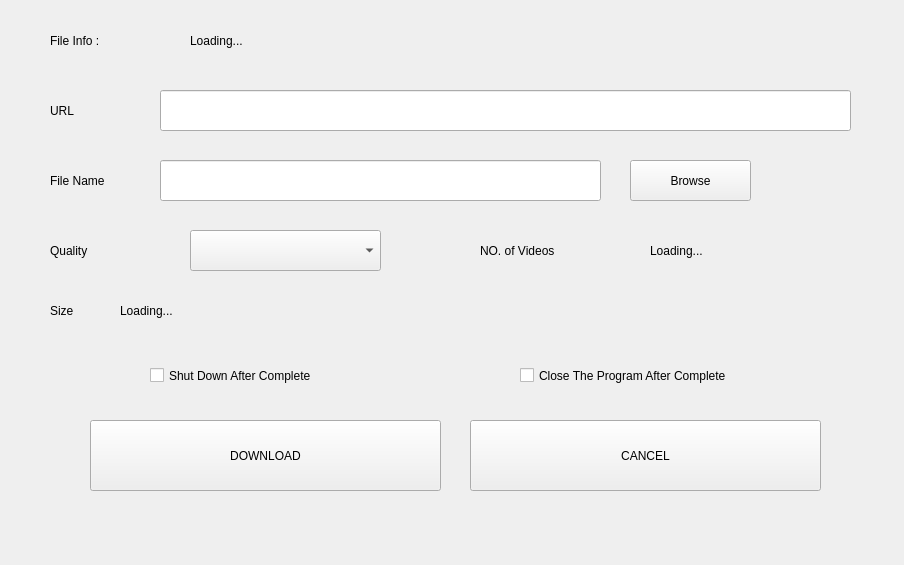
<?xml version="1.0" encoding="UTF-8"?>
<ui version="4.0">
 <class>Form</class>
 <widget class="QWidget" name="Form">
  <property name="geometry">
   <rect>
    <x>0</x>
    <y>0</y>
    <width>904</width>
    <height>565</height>
   </rect>
  </property>
  <property name="windowTitle">
   <string>Form</string>
  </property>
  <property name="styleSheet">
   <string notr="true">/*
 * The MIT License (MIT)
 *
 * Copyright (c) &lt;2013-2014&gt; &lt;Colin Duquesnoy&gt;
 *
 * Permission is hereby granted, free of charge, to any person obtaining a copy
 * of this software and associated documentation files (the &quot;Software&quot;), to deal
 * in the Software without restriction, including without limitation the rights
 * to use, copy, modify, merge, publish, distribute, sublicense, and/or sell
 * copies of the Software, and to permit persons to whom the Software is
 * furnished to do so, subject to the following conditions:

 * The above copyright notice and this permission notice shall be included in
 * all copies or substantial portions of the Software.

 * THE SOFTWARE IS PROVIDED &quot;AS IS&quot;, WITHOUT WARRANTY OF ANY KIND, EXPRESS OR
 * IMPLIED, INCLUDING BUT NOT LIMITED TO THE WARRANTIES OF MERCHANTABILITY,
 * FITNESS FOR A PARTICULAR PURPOSE AND NONINFRINGEMENT. IN NO EVENT SHALL THE
 * AUTHORS OR COPYRIGHT HOLDERS BE LIABLE FOR ANY CLAIM, DAMAGES OR OTHER
 * LIABILITY, WHETHER IN AN ACTION OF CONTRACT, TORT OR OTHERWISE, ARISING FROM,
 * OUT OF OR IN CONNECTION WITH THE SOFTWARE OR THE USE OR OTHER DEALINGS IN
 * THE SOFTWARE.
 */
QToolTip
{
    border: 1px solid #76797C;
    background-color: rgb(90, 102, 117);;
    color: white;
    padding: 5px;
    opacity: 200;
}

QWidget
{
    color: #eff0f1;
    background-color: #31363b;
    selection-background-color:#3daee9;
    selection-color: #eff0f1;
    background-clip: border;
    border-image: none;
    border: 0px transparent black;
    outline: 0;
}

QWidget:item:hover
{
    background-color: #3daee9;
    color: #eff0f1;
}

QWidget:item:selected
{
    background-color: #3daee9;
}

QRadioButton
{
    spacing: 5px;
    outline: none;
    color: #eff0f1;
    margin-bottom: 2px;
}

QRadioButton:disabled
{
    color: #76797C;
}
QRadioButton::indicator
{
    width: 21px;
    height: 21px;
}

QRadioButton::indicator:unchecked
{
    image: url(:/qss_icons/Dark_rc/radio_unchecked.png);
}


QRadioButton::indicator:unchecked:hover,
QRadioButton::indicator:unchecked:focus,
QRadioButton::indicator:unchecked:pressed
{
    border: none;
    outline: none;
    image: url(:/qss_icons/Dark_rc/radio_unchecked_focus.png);
}

QRadioButton::indicator:checked
{
    border: none;
    outline: none;
    image: url(:/qss_icons/Dark_rc/radio_checked.png);
}

QRadioButton::indicator:checked:hover,
QRadioButton::indicator:checked:focus,
QRadioButton::indicator:checked:pressed
{
    border: none;
    outline: none;
    image: url(:/qss_icons/Dark_rc/radio_checked_focus.png);
}

QRadioButton::indicator:checked:disabled
{
    outline: none;
    image: url(:/qss_icons/Dark_rc/radio_checked_disabled.png);
}

QRadioButton::indicator:unchecked:disabled
{
    image: url(:/qss_icons/Dark_rc/radio_unchecked_disabled.png);
}


QMenuBar
{
    background-color: #31363b;
    color: #eff0f1;
}

QMenuBar::item
{
    background: transparent;
}

QMenuBar::item:selected
{
    background: transparent;
    border: 1px solid #76797C;
}

QMenuBar::item:pressed
{
    border: 1px solid #76797C;
    background-color: #3daee9;
    color: #eff0f1;
    margin-bottom:-1px;
    padding-bottom:1px;
}

QMenu
{
    border: 1px solid #76797C;
    color: #eff0f1;
    margin: 2px;
}

QMenu::icon
{
    margin: 5px;
}

QMenu::item
{
    padding: 5px 30px 5px 30px;
    margin-left: 5px;
    border: 1px solid transparent; /* reserve space for selection border */
}

QMenu::item:selected
{
    color: #eff0f1;
}

QMenu::separator {
    height: 2px;
    background: lightblue;
    margin-left: 10px;
    margin-right: 5px;
}

QMenu::indicator {
    width: 18px;
    height: 18px;
}

/* non-exclusive indicator = check box style indicator
   (see QActionGroup::setExclusive) */
QMenu::indicator:non-exclusive:unchecked {
    image: url(:/qss_icons/Dark_rc/checkbox_unchecked.png);
}

QMenu::indicator:non-exclusive:unchecked:selected {
    image: url(:/qss_icons/Dark_rc/checkbox_unchecked_disabled.png);
}

QMenu::indicator:non-exclusive:checked {
    image: url(:/qss_icons/Dark_rc/checkbox_checked.png);
}

QMenu::indicator:non-exclusive:checked:selected {
    image: url(:/qss_icons/Dark_rc/checkbox_checked_disabled.png);
}

/* exclusive indicator = radio button style indicator (see QActionGroup::setExclusive) */
QMenu::indicator:exclusive:unchecked {
    image: url(:/qss_icons/Dark_rc/radio_unchecked.png);
}

QMenu::indicator:exclusive:unchecked:selected {
    image: url(:/qss_icons/Dark_rc/radio_unchecked_disabled.png);
}

QMenu::indicator:exclusive:checked {
    image: url(:/qss_icons/Dark_rc/radio_checked.png);
}

QMenu::indicator:exclusive:checked:selected {
    image: url(:/qss_icons/Dark_rc/radio_checked_disabled.png);
}

QMenu::right-arrow {
    margin: 5px;
    image: url(:/qss_icons/Dark_rc/right_arrow.png)
}


QWidget:disabled
{
    color: #454545;
    background-color: #31363b;
}

QAbstractItemView
{
    alternate-background-color: #31363b;
    color: #eff0f1;
    border: 1px solid 3A3939;
    border-radius: 2px;
}

QWidget:focus, QMenuBar:focus
{
    border: 1px solid #3daee9;
}

QTabWidget:focus, QCheckBox:focus, QRadioButton:focus, QSlider:focus
{
    border: none;
}

QLineEdit
{
    background-color: #232629;
    padding: 5px;
    border-style: solid;
    border: 1px solid #76797C;
    border-radius: 2px;
    color: #eff0f1;
}

QGroupBox {
    border:1px solid #76797C;
    border-radius: 2px;
    margin-top: 20px;
}

QGroupBox::title {
    subcontrol-origin: margin;
    subcontrol-position: top center;
    padding-left: 10px;
    padding-right: 10px;
    padding-top: 10px;
}

QAbstractScrollArea
{
    border-radius: 2px;
    border: 1px solid #76797C;
    background-color: transparent;
}

QScrollBar:horizontal
{
    height: 15px;
    margin: 3px 15px 3px 15px;
    border: 1px transparent #2A2929;
    border-radius: 4px;
    background-color: #2A2929;
}

QScrollBar::handle:horizontal
{
    background-color: #605F5F;
    min-width: 5px;
    border-radius: 4px;
}

QScrollBar::add-line:horizontal
{
    margin: 0px 3px 0px 3px;
    border-image: url(:/qss_icons/Dark_rc/right_arrow_disabled.png);
    width: 10px;
    height: 10px;
    subcontrol-position: right;
    subcontrol-origin: margin;
}

QScrollBar::sub-line:horizontal
{
    margin: 0px 3px 0px 3px;
    border-image: url(:/qss_icons/Dark_rc/left_arrow_disabled.png);
    height: 10px;
    width: 10px;
    subcontrol-position: left;
    subcontrol-origin: margin;
}

QScrollBar::add-line:horizontal:hover,QScrollBar::add-line:horizontal:on
{
    border-image: url(:/qss_icons/Dark_rc/right_arrow.png);
    height: 10px;
    width: 10px;
    subcontrol-position: right;
    subcontrol-origin: margin;
}


QScrollBar::sub-line:horizontal:hover, QScrollBar::sub-line:horizontal:on
{
    border-image: url(:/qss_icons/Dark_rc/left_arrow.png);
    height: 10px;
    width: 10px;
    subcontrol-position: left;
    subcontrol-origin: margin;
}

QScrollBar::up-arrow:horizontal, QScrollBar::down-arrow:horizontal
{
    background: none;
}


QScrollBar::add-page:horizontal, QScrollBar::sub-page:horizontal
{
    background: none;
}

QScrollBar:vertical
{
    background-color: #2A2929;
    width: 15px;
    margin: 15px 3px 15px 3px;
    border: 1px transparent #2A2929;
    border-radius: 4px;
}

QScrollBar::handle:vertical
{
    background-color: #605F5F;
    min-height: 5px;
    border-radius: 4px;
}

QScrollBar::sub-line:vertical
{
    margin: 3px 0px 3px 0px;
    border-image: url(:/qss_icons/Dark_rc/up_arrow_disabled.png);
    height: 10px;
    width: 10px;
    subcontrol-position: top;
    subcontrol-origin: margin;
}

QScrollBar::add-line:vertical
{
    margin: 3px 0px 3px 0px;
    border-image: url(:/qss_icons/Dark_rc/down_arrow_disabled.png);
    height: 10px;
    width: 10px;
    subcontrol-position: bottom;
    subcontrol-origin: margin;
}

QScrollBar::sub-line:vertical:hover,QScrollBar::sub-line:vertical:on
{

    border-image: url(:/qss_icons/Dark_rc/up_arrow.png);
    height: 10px;
    width: 10px;
    subcontrol-position: top;
    subcontrol-origin: margin;
}


QScrollBar::add-line:vertical:hover, QScrollBar::add-line:vertical:on
{
    border-image: url(:/qss_icons/Dark_rc/down_arrow.png);
    height: 10px;
    width: 10px;
    subcontrol-position: bottom;
    subcontrol-origin: margin;
}

QScrollBar::up-arrow:vertical, QScrollBar::down-arrow:vertical
{
    background: none;
}


QScrollBar::add-page:vertical, QScrollBar::sub-page:vertical
{
    background: none;
}

QTextEdit
{
    background-color: #232629;
    color: #eff0f1;
    border: 1px solid #76797C;
}

QPlainTextEdit
{
    background-color: #232629;;
    color: #eff0f1;
    border-radius: 2px;
    border: 1px solid #76797C;
}

QHeaderView::section
{
    background-color: #76797C;
    color: #eff0f1;
    padding: 5px;
    border: 1px solid #76797C;
}

QSizeGrip {
    image: url(:/qss_icons/Dark_rc/sizegrip.png);
    width: 12px;
    height: 12px;
}


QMainWindow::separator
{
    background-color: #31363b;
    color: white;
    padding-left: 4px;
    spacing: 2px;
    border: 1px dashed #76797C;
}

QMainWindow::separator:hover
{

    background-color: #787876;
    color: white;
    padding-left: 4px;
    border: 1px solid #76797C;
    spacing: 2px;
}


QMenu::separator
{
    height: 1px;
    background-color: #76797C;
    color: white;
    padding-left: 4px;
    margin-left: 10px;
    margin-right: 5px;
}


QFrame
{
    border-radius: 2px;
    border: 1px solid #76797C;
}

QFrame[frameShape=&quot;0&quot;]
{
    border-radius: 2px;
    border: 1px transparent #76797C;
}

QStackedWidget
{
    border: 1px transparent black;
}

QToolBar {
    border: 1px transparent #393838;
    background: 1px solid #31363b;
    font-weight: bold;
}

QToolBar::handle:horizontal {
    image: url(:/qss_icons/Dark_rc/Hmovetoolbar.png);
}
QToolBar::handle:vertical {
    image: url(:/qss_icons/Dark_rc/Vmovetoolbar.png);
}
QToolBar::separator:horizontal {
    image: url(:/qss_icons/Dark_rc/Hsepartoolbar.png);
}
QToolBar::separator:vertical {
    image: url(:/qss_icons/Dark_rc/Vsepartoolbar.png);
}
QToolButton#qt_toolbar_ext_button {
    background: #58595a
}

QPushButton
{
    color: #eff0f1;
    background-color: #31363b;
    border-width: 1px;
    border-color: #76797C;
    border-style: solid;
    padding: 5px;
    border-radius: 2px;
    outline: none;
}

QPushButton:disabled
{
    background-color: #31363b;
    border-width: 1px;
    border-color: #454545;
    border-style: solid;
    padding-top: 5px;
    padding-bottom: 5px;
    padding-left: 10px;
    padding-right: 10px;
    border-radius: 2px;
    color: #454545;
}

QPushButton:focus {
    background-color: #3daee9;
    color: white;
}

QPushButton:pressed
{
    background-color: #3daee9;
    padding-top: -15px;
    padding-bottom: -17px;
}

QComboBox
{
    selection-background-color: #3daee9;
    border-style: solid;
    border: 1px solid #76797C;
    border-radius: 2px;
    padding: 5px;
    min-width: 75px;
}

QPushButton:checked{
    background-color: #76797C;
    border-color: #6A6969;
}

QComboBox:hover,QPushButton:hover,QAbstractSpinBox:hover,QLineEdit:hover,QTextEdit:hover,QPlainTextEdit:hover,QAbstractView:hover,QTreeView:hover
{
    border: 1px solid #3daee9;
    color: #eff0f1;
}

QComboBox:on
{
    padding-top: 3px;
    padding-left: 4px;
    selection-background-color: #4a4a4a;
}

QComboBox QAbstractItemView
{
    background-color: #232629;
    border-radius: 2px;
    border: 1px solid #76797C;
    selection-background-color: #3daee9;
}

QComboBox::drop-down
{
    subcontrol-origin: padding;
    subcontrol-position: top right;
    width: 15px;

    border-left-width: 0px;
    border-left-color: darkgray;
    border-left-style: solid;
    border-top-right-radius: 3px;
    border-bottom-right-radius: 3px;
}

QComboBox::down-arrow
{
    image: url(:/qss_icons/Dark_rc/down_arrow_disabled.png);
}

QComboBox::down-arrow:on, QComboBox::down-arrow:hover,
QComboBox::down-arrow:focus
{
    image: url(:/qss_icons/Dark_rc/down_arrow.png);
}

QAbstractSpinBox {
    padding: 5px;
    border: 1px solid #76797C;
    background-color: #232629;
    color: #eff0f1;
    border-radius: 2px;
    min-width: 75px;
}

QAbstractSpinBox:up-button
{
    background-color: transparent;
    subcontrol-origin: border;
    subcontrol-position: center right;
}

QAbstractSpinBox:down-button
{
    background-color: transparent;
    subcontrol-origin: border;
    subcontrol-position: center left;
}

QAbstractSpinBox::up-arrow,QAbstractSpinBox::up-arrow:disabled,QAbstractSpinBox::up-arrow:off {
    image: url(:/qss_icons/Dark_rc/up_arrow_disabled.png);
    width: 10px;
    height: 10px;
}
QAbstractSpinBox::up-arrow:hover
{
    image: url(:/qss_icons/Dark_rc/up_arrow.png);
}


QAbstractSpinBox::down-arrow,QAbstractSpinBox::down-arrow:disabled,QAbstractSpinBox::down-arrow:off
{
    image: url(:/qss_icons/Dark_rc/down_arrow_disabled.png);
    width: 10px;
    height: 10px;
}
QAbstractSpinBox::down-arrow:hover
{
    image: url(:/qss_icons/Dark_rc/down_arrow.png);
}


QLabel
{
    border: 0px solid black;
}

QTabWidget{
    border: 0px transparent black;
}

QTabWidget::pane {
    border: 1px solid #76797C;
    padding: 5px;
    margin: 0px;
}

QTabBar
{
    qproperty-drawBase: 0;
    left: 5px; /* move to the right by 5px */
    border-radius: 3px;
}

QTabBar:focus
{
    border: 0px transparent black;
}

QTabBar::close-button  {
    image: url(:/qss_icons/Dark_rc/close.png);
    background: transparent;
}

QTabBar::close-button:hover
{
    image: url(:/qss_icons/Dark_rc/close-hover.png);
    background: transparent;
}

QTabBar::close-button:pressed {
    image: url(:/qss_icons/Dark_rc/close-pressed.png);
    background: transparent;
}

/* TOP TABS */
QTabBar::tab:top {
    color: #eff0f1;
    border: 1px solid #76797C;
    border-bottom: 1px transparent black;
    background-color: #31363b;
    padding: 5px;
    min-width: 50px;
    border-top-left-radius: 2px;
    border-top-right-radius: 2px;
}

QTabBar::tab:top:!selected
{
    color: #eff0f1;
    background-color: #54575B;
    border: 1px solid #76797C;
    border-bottom: 1px transparent black;
    border-top-left-radius: 2px;
    border-top-right-radius: 2px;    
}

QTabBar::tab:top:!selected:hover {
    background-color: #3daee9;
}

/* BOTTOM TABS */
QTabBar::tab:bottom {
    color: #eff0f1;
    border: 1px solid #76797C;
    border-top: 1px transparent black;
    background-color: #31363b;
    padding: 5px;
    border-bottom-left-radius: 2px;
    border-bottom-right-radius: 2px;
    min-width: 50px;
}

QTabBar::tab:bottom:!selected
{
    color: #eff0f1;
    background-color: #54575B;
    border: 1px solid #76797C;
    border-top: 1px transparent black;
    border-bottom-left-radius: 2px;
    border-bottom-right-radius: 2px;
}

QTabBar::tab:bottom:!selected:hover {
    background-color: #3daee9;
}

/* LEFT TABS */
QTabBar::tab:left {
    color: #eff0f1;
    border: 1px solid #76797C;
    border-left: 1px transparent black;
    background-color: #31363b;
    padding: 5px;
    border-top-right-radius: 2px;
    border-bottom-right-radius: 2px;
    min-height: 50px;
}

QTabBar::tab:left:!selected
{
    color: #eff0f1;
    background-color: #54575B;
    border: 1px solid #76797C;
    border-left: 1px transparent black;
    border-top-right-radius: 2px;
    border-bottom-right-radius: 2px;
}

QTabBar::tab:left:!selected:hover {
    background-color: #3daee9;
}


/* RIGHT TABS */
QTabBar::tab:right {
    color: #eff0f1;
    border: 1px solid #76797C;
    border-right: 1px transparent black;
    background-color: #31363b;
    padding: 5px;
    border-top-left-radius: 2px;
    border-bottom-left-radius: 2px;
    min-height: 50px;
}

QTabBar::tab:right:!selected
{
    color: #eff0f1;
    background-color: #54575B;
    border: 1px solid #76797C;
    border-right: 1px transparent black;
    border-top-left-radius: 2px;
    border-bottom-left-radius: 2px;
}

QTabBar::tab:right:!selected:hover {
    background-color: #3daee9;
}

QTabBar QToolButton::right-arrow:enabled {
     image: url(:/qss_icons/Dark_rc/right_arrow.png);
 }

 QTabBar QToolButton::left-arrow:enabled {
     image: url(:/qss_icons/Dark_rc/left_arrow.png);
 }

QTabBar QToolButton::right-arrow:disabled {
     image: url(:/qss_icons/Dark_rc/right_arrow_disabled.png);
 }

 QTabBar QToolButton::left-arrow:disabled {
     image: url(:/qss_icons/Dark_rc/left_arrow_disabled.png);
 }


QDockWidget {
    background: #31363b;
    border: 1px solid #403F3F;
    titlebar-close-icon: url(:/qss_icons/Dark_rc/close.png);
    titlebar-normal-icon: url(:/qss_icons/Dark_rc/undock.png);
}

QDockWidget::close-button, QDockWidget::float-button {
    border: 1px solid transparent;
    border-radius: 2px;
    background: transparent;
}

QDockWidget::close-button:hover, QDockWidget::float-button:hover {
    background: rgba(255, 255, 255, 10);
}

QDockWidget::close-button:pressed, QDockWidget::float-button:pressed {
    padding: 1px -1px -1px 1px;
    background: rgba(255, 255, 255, 10);
}

QTreeView, QListView
{
    border: 1px solid #76797C;
    background-color: #232629;
}

QTreeView:branch:selected, QTreeView:branch:hover
{
    background: url(:/qss_icons/Dark_rc/transparent.png);
}

QTreeView::branch:has-siblings:!adjoins-item {
    border-image: url(:/qss_icons/Dark_rc/transparent.png);
}

QTreeView::branch:has-siblings:adjoins-item {
    border-image: url(:/qss_icons/Dark_rc/transparent.png);
}

QTreeView::branch:!has-children:!has-siblings:adjoins-item {
    border-image: url(:/qss_icons/Dark_rc/transparent.png);
}

QTreeView::branch:has-children:!has-siblings:closed,
QTreeView::branch:closed:has-children:has-siblings {
    image: url(:/qss_icons/Dark_rc/branch_closed.png);
}

QTreeView::branch:open:has-children:!has-siblings,
QTreeView::branch:open:has-children:has-siblings  {
    image: url(:/qss_icons/Dark_rc/branch_open.png);
}

QTreeView::branch:has-children:!has-siblings:closed:hover,
QTreeView::branch:closed:has-children:has-siblings:hover {
    image: url(:/qss_icons/Dark_rc/branch_closed-on.png);
    }

QTreeView::branch:open:has-children:!has-siblings:hover,
QTreeView::branch:open:has-children:has-siblings:hover  {
    image: url(:/qss_icons/Dark_rc/branch_open-on.png);
    }

QListView::item:!selected:hover, QTreeView::item:!selected:hover  {
    background: rgba(167,218,245, 0.3);
    outline: 0;
    color: #eff0f1
}

QListView::item:selected:hover, QTreeView::item:selected:hover  {
    background: #3daee9;
    color: #eff0f1;
}

QSlider::groove:horizontal {
    border: 1px solid #565a5e;
    height: 4px;
    background: #565a5e;
    margin: 0px;
    border-radius: 2px;
}

QSlider::handle:horizontal {
    background: #232629;
    border: 1px solid #565a5e;
    width: 16px;
    height: 16px;
    margin: -8px 0;
    border-radius: 9px;
}

QSlider::groove:vertical {
    border: 1px solid #565a5e;
    width: 4px;
    background: #565a5e;
    margin: 0px;
    border-radius: 3px;
}

QSlider::handle:vertical {
    background: #232629;
    border: 1px solid #565a5e;
    width: 16px;
    height: 16px;
    margin: 0 -8px;
    border-radius: 9px;
}

QToolButton {
    background-color: transparent;
    border: 1px transparent #76797C;
    border-radius: 2px;
    margin: 3px;
    padding: 5px;
}

QToolButton[popupMode=&quot;1&quot;] { /* only for MenuButtonPopup */
 padding-right: 20px; /* make way for the popup button */
 border: 1px #76797C;
 border-radius: 5px;
}

QToolButton[popupMode=&quot;2&quot;] { /* only for InstantPopup */
 padding-right: 10px; /* make way for the popup button */
 border: 1px #76797C;
}


QToolButton:hover, QToolButton::menu-button:hover {
    background-color: transparent;
    border: 1px solid #3daee9;
    padding: 5px;
}

QToolButton:checked, QToolButton:pressed,
        QToolButton::menu-button:pressed {
    background-color: #3daee9;
    border: 1px solid #3daee9;
    padding: 5px;
}

/* the subcontrol below is used only in the InstantPopup or DelayedPopup mode */
QToolButton::menu-indicator {
    image: url(:/qss_icons/Dark_rc/down_arrow.png);
    top: -7px; left: -2px; /* shift it a bit */
}

/* the subcontrols below are used only in the MenuButtonPopup mode */
QToolButton::menu-button {
    border: 1px transparent #76797C;
    border-top-right-radius: 6px;
    border-bottom-right-radius: 6px;
    /* 16px width + 4px for border = 20px allocated above */
    width: 16px;
    outline: none;
}

QToolButton::menu-arrow {
    image: url(:/qss_icons/Dark_rc/down_arrow.png);
}

QToolButton::menu-arrow:open {
    border: 1px solid #76797C;
}

QPushButton::menu-indicator  {
    subcontrol-origin: padding;
    subcontrol-position: bottom right;
    left: 8px;
}

QTableView
{
    border: 1px solid #76797C;
    gridline-color: #31363b;
    background-color: #232629;
}


QTableView, QHeaderView
{
    border-radius: 0px;
}

QTableView::item:pressed, QListView::item:pressed, QTreeView::item:pressed  {
    background: #3daee9;
    color: #eff0f1;
}

QTableView::item:selected:active, QTreeView::item:selected:active, QListView::item:selected:active  {
    background: #3daee9;
    color: #eff0f1;
}


QHeaderView
{
    background-color: #31363b;
    border: 1px transparent;
    border-radius: 0px;
    margin: 0px;
    padding: 0px;

}

QHeaderView::section  {
    background-color: #31363b;
    color: #eff0f1;
    padding: 5px;
    border: 1px solid #76797C;
    border-radius: 0px;
    text-align: center;
}

QHeaderView::section::vertical::first, QHeaderView::section::vertical::only-one
{
    border-top: 1px solid #76797C;
}

QHeaderView::section::vertical
{
    border-top: transparent;
}

QHeaderView::section::horizontal::first, QHeaderView::section::horizontal::only-one
{
    border-left: 1px solid #76797C;
}

QHeaderView::section::horizontal
{
    border-left: transparent;
}


QHeaderView::section:checked
 {
    color: white;
    background-color: #334e5e;
 }

 /* style the sort indicator */
QHeaderView::down-arrow {
    image: url(:/qss_icons/Dark_rc/down_arrow.png);
}

QHeaderView::up-arrow {
    image: url(:/qss_icons/Dark_rc/up_arrow.png);
}


QTableCornerButton::section {
    background-color: #31363b;
    border: 1px transparent #76797C;
    border-radius: 0px;
}

QToolBox  {
    padding: 5px;
    border: 1px transparent black;
}

QToolBox::tab {
    color: #eff0f1;
    background-color: #31363b;
    border: 1px solid #76797C;
    border-bottom: 1px transparent #31363b;
    border-top-left-radius: 5px;
    border-top-right-radius: 5px;
}

QToolBox::tab:selected { /* italicize selected tabs */
    font: italic;
    background-color: #31363b;
    border-color: #3daee9;
 }

QStatusBar::item {
    border: 0px transparent dark;
 }


QFrame[height=&quot;3&quot;], QFrame[width=&quot;3&quot;] {
    background-color: #76797C;
}


QSplitter::handle {
    border: 1px dashed #76797C;
}

QSplitter::handle:hover {
    background-color: #787876;
    border: 1px solid #76797C;
}

QSplitter::handle:horizontal {
    width: 1px;
}

QSplitter::handle:vertical {
    height: 1px;
}

QProgressBar {
    border: 1px solid #76797C;
    border-radius: 5px;
    text-align: center;
}

QProgressBar::chunk {
    background-color: #05B8CC;
}

QDateEdit
{
    selection-background-color: #3daee9;
    border-style: solid;
    border: 1px solid #3375A3;
    border-radius: 2px;
    padding: 1px;
    min-width: 75px;
}

QDateEdit:on
{
    padding-top: 3px;
    padding-left: 4px;
    selection-background-color: #4a4a4a;
}

QDateEdit QAbstractItemView
{
    background-color: #232629;
    border-radius: 2px;
    border: 1px solid #3375A3;
    selection-background-color: #3daee9;
}

QDateEdit::drop-down
{
    subcontrol-origin: padding;
    subcontrol-position: top right;
    width: 15px;
    border-left-width: 0px;
    border-left-color: darkgray;
    border-left-style: solid;
    border-top-right-radius: 3px;
    border-bottom-right-radius: 3px;
}

QDateEdit::down-arrow
{
    image: url(:/qss_icons/Dark_rc/down_arrow_disabled.png);
}

QDateEdit::down-arrow:on, QDateEdit::down-arrow:hover,
QDateEdit::down-arrow:focus
{
    image: url(:/qss_icons/Dark_rc/down_arrow.png);
}</string>
  </property>
  <widget class="QLabel" name="label_9">
   <property name="geometry">
    <rect>
     <x>50</x>
     <y>290</y>
     <width>51</width>
     <height>41</height>
    </rect>
   </property>
   <property name="text">
    <string>Size</string>
   </property>
  </widget>
  <widget class="QPushButton" name="pushButton_4">
   <property name="geometry">
    <rect>
     <x>470</x>
     <y>420</y>
     <width>351</width>
     <height>71</height>
    </rect>
   </property>
   <property name="styleSheet">
    <string notr="true">

QPushButton:hover {
  background-color: red;
  color: white;
}

QPushButton:pressed {
  transform: scale(0.95);
}
</string>
   </property>
   <property name="text">
    <string>CANCEL</string>
   </property>
  </widget>
  <widget class="QLabel" name="FileSize_3">
   <property name="geometry">
    <rect>
     <x>120</x>
     <y>290</y>
     <width>161</width>
     <height>41</height>
    </rect>
   </property>
   <property name="text">
    <string>Loading...</string>
   </property>
  </widget>
  <widget class="QCheckBox" name="checkBox_6">
   <property name="geometry">
    <rect>
     <x>520</x>
     <y>360</y>
     <width>341</width>
     <height>31</height>
    </rect>
   </property>
   <property name="text">
    <string>Close The Program After Complete</string>
   </property>
  </widget>
  <widget class="QLabel" name="label_14">
   <property name="geometry">
    <rect>
     <x>50</x>
     <y>230</y>
     <width>111</width>
     <height>41</height>
    </rect>
   </property>
   <property name="text">
    <string>Quality</string>
   </property>
  </widget>
  <widget class="QLineEdit" name="SaveLocationYP">
   <property name="geometry">
    <rect>
     <x>160</x>
     <y>160</y>
     <width>441</width>
     <height>41</height>
    </rect>
   </property>
  </widget>
  <widget class="QCheckBox" name="checkBox_5">
   <property name="geometry">
    <rect>
     <x>150</x>
     <y>360</y>
     <width>211</width>
     <height>31</height>
    </rect>
   </property>
   <property name="styleSheet">
    <string notr="true"/>
   </property>
   <property name="text">
    <string>Shut Down After Complete</string>
   </property>
  </widget>
  <widget class="QComboBox" name="QualityBox_2">
   <property name="geometry">
    <rect>
     <x>190</x>
     <y>230</y>
     <width>191</width>
     <height>41</height>
    </rect>
   </property>
  </widget>
  <widget class="QPushButton" name="BrowseButtonYP">
   <property name="geometry">
    <rect>
     <x>630</x>
     <y>160</y>
     <width>121</width>
     <height>41</height>
    </rect>
   </property>
   <property name="text">
    <string>Browse</string>
   </property>
  </widget>
  <widget class="QLabel" name="label_11">
   <property name="geometry">
    <rect>
     <x>50</x>
     <y>160</y>
     <width>91</width>
     <height>41</height>
    </rect>
   </property>
   <property name="text">
    <string>File Name</string>
   </property>
  </widget>
  <widget class="QLabel" name="label_10">
   <property name="geometry">
    <rect>
     <x>50</x>
     <y>20</y>
     <width>111</width>
     <height>41</height>
    </rect>
   </property>
   <property name="text">
    <string>File Info :</string>
   </property>
  </widget>
  <widget class="QPushButton" name="DownloadYoutubePlaylist">
   <property name="geometry">
    <rect>
     <x>90</x>
     <y>420</y>
     <width>351</width>
     <height>71</height>
    </rect>
   </property>
   <property name="styleSheet">
    <string notr="true">

QPushButton:hover {
  background-color: green;
  color: white;
}

QPushButton:pressed {
  transform: scale(0.95);
}
</string>
   </property>
   <property name="text">
    <string>DOWNLOAD</string>
   </property>
  </widget>
  <widget class="QLineEdit" name="lineEdit3">
   <property name="geometry">
    <rect>
     <x>160</x>
     <y>90</y>
     <width>691</width>
     <height>41</height>
    </rect>
   </property>
  </widget>
  <widget class="QLabel" name="label_12">
   <property name="geometry">
    <rect>
     <x>50</x>
     <y>90</y>
     <width>61</width>
     <height>41</height>
    </rect>
   </property>
   <property name="text">
    <string>URL</string>
   </property>
  </widget>
  <widget class="QLabel" name="FileType_3">
   <property name="geometry">
    <rect>
     <x>190</x>
     <y>20</y>
     <width>661</width>
     <height>41</height>
    </rect>
   </property>
   <property name="text">
    <string>Loading...</string>
   </property>
  </widget>
  <widget class="QLabel" name="NumberOfVideos">
   <property name="geometry">
    <rect>
     <x>650</x>
     <y>230</y>
     <width>181</width>
     <height>41</height>
    </rect>
   </property>
   <property name="text">
    <string>Loading...</string>
   </property>
  </widget>
  <widget class="QLabel" name="label_13">
   <property name="geometry">
    <rect>
     <x>480</x>
     <y>230</y>
     <width>131</width>
     <height>41</height>
    </rect>
   </property>
   <property name="text">
    <string>NO. of Videos</string>
   </property>
  </widget>
 </widget>
 <resources/>
 <connections/>
</ui>
